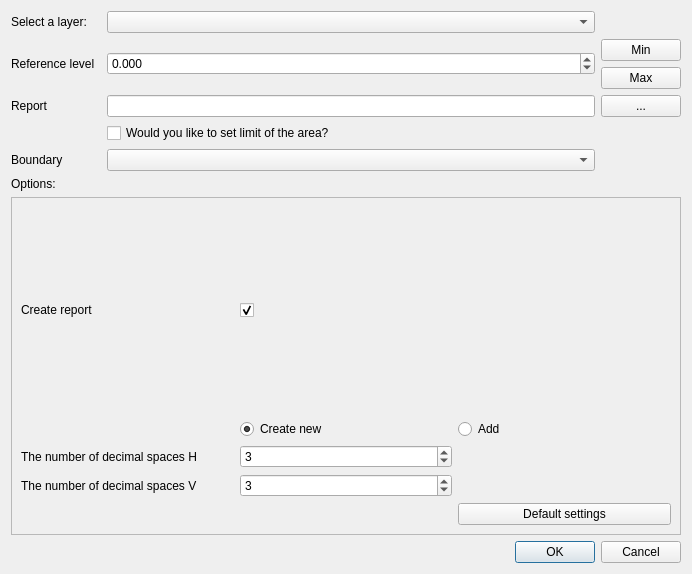
<?xml version="1.0" encoding="UTF-8"?>
<ui version="4.0">
 <class>TurboVolumeDialogBase</class>
 <widget class="QDialog" name="TurboVolumeDialogBase">
  <property name="geometry">
   <rect>
    <x>0</x>
    <y>0</y>
    <width>692</width>
    <height>574</height>
   </rect>
  </property>
  <property name="windowTitle">
   <string>liczenie objetosci z rastra</string>
  </property>
  <layout class="QGridLayout" name="gridLayout">
   <item row="7" column="0" colspan="4">
    <widget class="QScrollArea" name="scrollArea">
     <property name="enabled">
      <bool>true</bool>
     </property>
     <property name="sizePolicy">
      <sizepolicy hsizetype="Expanding" vsizetype="Expanding">
       <horstretch>0</horstretch>
       <verstretch>0</verstretch>
      </sizepolicy>
     </property>
     <property name="widgetResizable">
      <bool>true</bool>
     </property>
     <widget class="QWidget" name="scrollAreaWidgetContents">
      <property name="geometry">
       <rect>
        <x>0</x>
        <y>0</y>
        <width>668</width>
        <height>302</height>
       </rect>
      </property>
      <layout class="QGridLayout" name="gridLayout_2">
       <item row="7" column="1">
        <widget class="QSpinBox" name="spinBox">
         <property name="value">
          <number>3</number>
         </property>
        </widget>
       </item>
       <item row="7" column="0">
        <widget class="QLabel" name="label5">
         <property name="text">
          <string>The number of decimal spaces H</string>
         </property>
        </widget>
       </item>
       <item row="5" column="2">
        <widget class="QRadioButton" name="radioButton1">
         <property name="text">
          <string>Add</string>
         </property>
        </widget>
       </item>
       <item row="1" column="1">
        <widget class="QCheckBox" name="checkBox">
         <property name="enabled">
          <bool>true</bool>
         </property>
         <property name="sizePolicy">
          <sizepolicy hsizetype="Minimum" vsizetype="Minimum">
           <horstretch>0</horstretch>
           <verstretch>0</verstretch>
          </sizepolicy>
         </property>
         <property name="inputMethodHints">
          <set>Qt::ImhNone</set>
         </property>
         <property name="text">
          <string/>
         </property>
         <property name="checked">
          <bool>true</bool>
         </property>
         <property name="tristate">
          <bool>false</bool>
         </property>
        </widget>
       </item>
       <item row="8" column="1">
        <widget class="QSpinBox" name="spinBox2">
         <property name="value">
          <number>3</number>
         </property>
        </widget>
       </item>
       <item row="5" column="1">
        <widget class="QRadioButton" name="radioButton">
         <property name="text">
          <string>Create new</string>
         </property>
         <property name="checked">
          <bool>true</bool>
         </property>
        </widget>
       </item>
       <item row="9" column="2">
        <widget class="QPushButton" name="pushButton5">
         <property name="text">
          <string>Default settings</string>
         </property>
        </widget>
       </item>
       <item row="1" column="0">
        <widget class="QLabel" name="label4">
         <property name="text">
          <string>Create report</string>
         </property>
        </widget>
       </item>
       <item row="8" column="0">
        <widget class="QLabel" name="label6">
         <property name="text">
          <string>The number of decimal spaces V</string>
         </property>
        </widget>
       </item>
      </layout>
     </widget>
    </widget>
   </item>
   <item row="0" column="2">
    <widget class="QComboBox" name="comboBox1"/>
   </item>
   <item row="3" column="0">
    <widget class="QLabel" name="label2">
     <property name="sizePolicy">
      <sizepolicy hsizetype="Preferred" vsizetype="Preferred">
       <horstretch>0</horstretch>
       <verstretch>0</verstretch>
      </sizepolicy>
     </property>
     <property name="text">
      <string>Report</string>
     </property>
    </widget>
   </item>
   <item row="5" column="2">
    <widget class="QComboBox" name="comboBox_granica"/>
   </item>
   <item row="3" column="3">
    <widget class="QPushButton" name="pushButton1">
     <property name="text">
      <string>...</string>
     </property>
    </widget>
   </item>
   <item row="0" column="0">
    <widget class="QLabel" name="label1">
     <property name="text">
      <string>Select a layer:</string>
     </property>
    </widget>
   </item>
   <item row="3" column="2">
    <widget class="QLineEdit" name="lineEdit1"/>
   </item>
   <item row="8" column="2" colspan="2">
    <widget class="QDialogButtonBox" name="button_box">
     <property name="orientation">
      <enum>Qt::Horizontal</enum>
     </property>
     <property name="standardButtons">
      <set>QDialogButtonBox::Cancel|QDialogButtonBox::Ok</set>
     </property>
    </widget>
   </item>
   <item row="1" column="0" rowspan="2">
    <widget class="QLabel" name="label3">
     <property name="text">
      <string>Reference level</string>
     </property>
    </widget>
   </item>
   <item row="2" column="3">
    <widget class="QPushButton" name="pushButton4">
     <property name="sizePolicy">
      <sizepolicy hsizetype="Minimum" vsizetype="Minimum">
       <horstretch>0</horstretch>
       <verstretch>0</verstretch>
      </sizepolicy>
     </property>
     <property name="text">
      <string>Max</string>
     </property>
    </widget>
   </item>
   <item row="1" column="2" rowspan="2">
    <widget class="QDoubleSpinBox" name="doubleSpinBox">
     <property name="decimals">
      <number>3</number>
     </property>
     <property name="minimum">
      <double>-9999999999.000000000000000</double>
     </property>
     <property name="maximum">
      <double>9999999999.000000000000000</double>
     </property>
    </widget>
   </item>
   <item row="1" column="3">
    <widget class="QPushButton" name="pushButton3">
     <property name="sizePolicy">
      <sizepolicy hsizetype="Minimum" vsizetype="Minimum">
       <horstretch>0</horstretch>
       <verstretch>0</verstretch>
      </sizepolicy>
     </property>
     <property name="text">
      <string>Min</string>
     </property>
    </widget>
   </item>
   <item row="6" column="0">
    <widget class="QLabel" name="label_4">
     <property name="sizePolicy">
      <sizepolicy hsizetype="Fixed" vsizetype="Fixed">
       <horstretch>0</horstretch>
       <verstretch>0</verstretch>
      </sizepolicy>
     </property>
     <property name="text">
      <string>Options:</string>
     </property>
    </widget>
   </item>
   <item row="4" column="2">
    <widget class="QCheckBox" name="checkBox_granice">
     <property name="sizePolicy">
      <sizepolicy hsizetype="Minimum" vsizetype="Fixed">
       <horstretch>0</horstretch>
       <verstretch>0</verstretch>
      </sizepolicy>
     </property>
     <property name="text">
      <string>Would you like to set limit of the area?</string>
     </property>
    </widget>
   </item>
   <item row="5" column="0">
    <widget class="QLabel" name="label">
     <property name="text">
      <string>Boundary</string>
     </property>
    </widget>
   </item>
  </layout>
 </widget>
 <resources/>
 <connections>
  <connection>
   <sender>button_box</sender>
   <signal>accepted()</signal>
   <receiver>TurboVolumeDialogBase</receiver>
   <slot>accept()</slot>
   <hints>
    <hint type="sourcelabel">
     <x>20</x>
     <y>20</y>
    </hint>
    <hint type="destinationlabel">
     <x>20</x>
     <y>20</y>
    </hint>
   </hints>
  </connection>
  <connection>
   <sender>button_box</sender>
   <signal>rejected()</signal>
   <receiver>TurboVolumeDialogBase</receiver>
   <slot>reject()</slot>
   <hints>
    <hint type="sourcelabel">
     <x>20</x>
     <y>20</y>
    </hint>
    <hint type="destinationlabel">
     <x>20</x>
     <y>20</y>
    </hint>
   </hints>
  </connection>
 </connections>
</ui>
